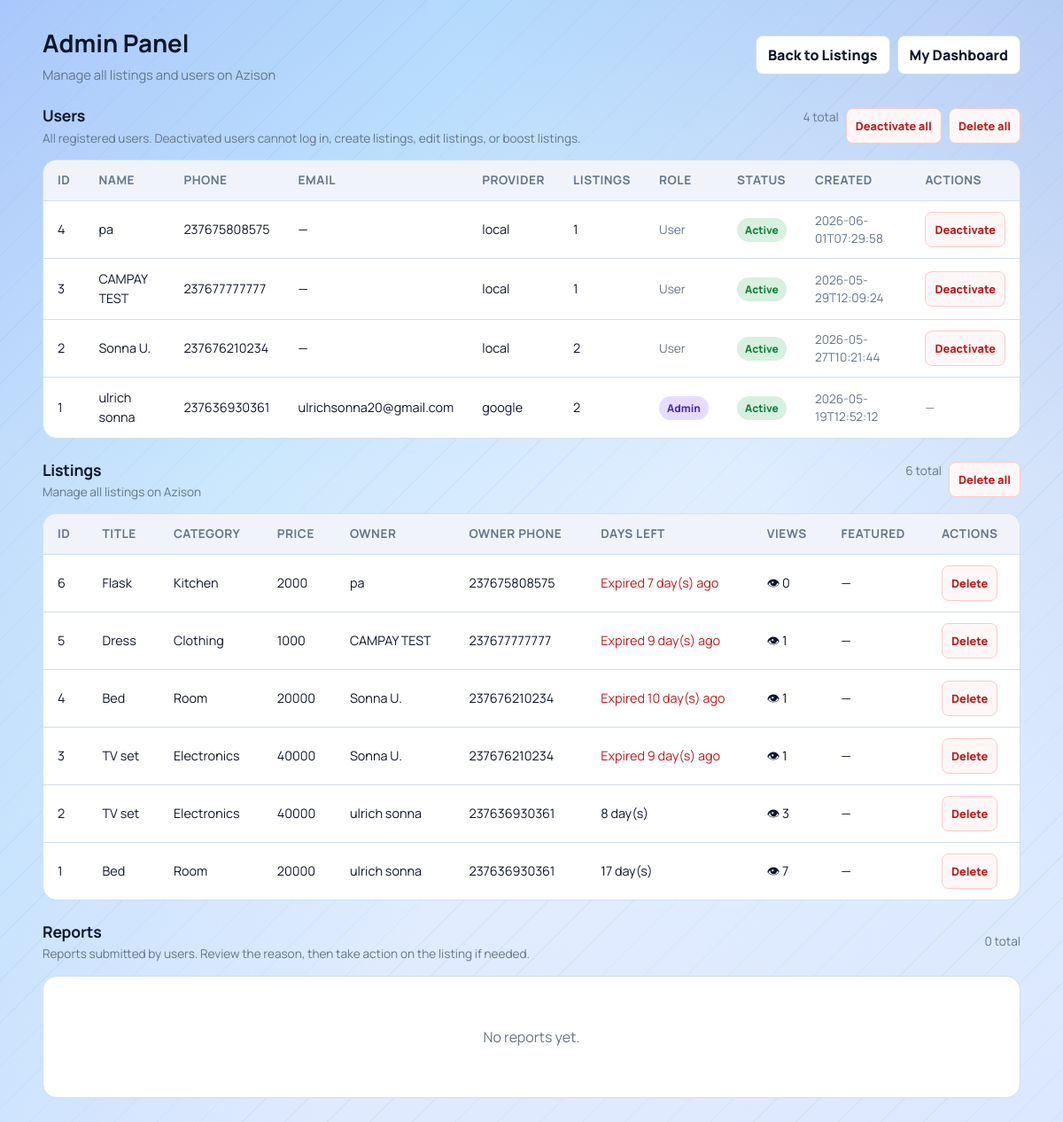
Page /admin (signed in) on the earlier database version.
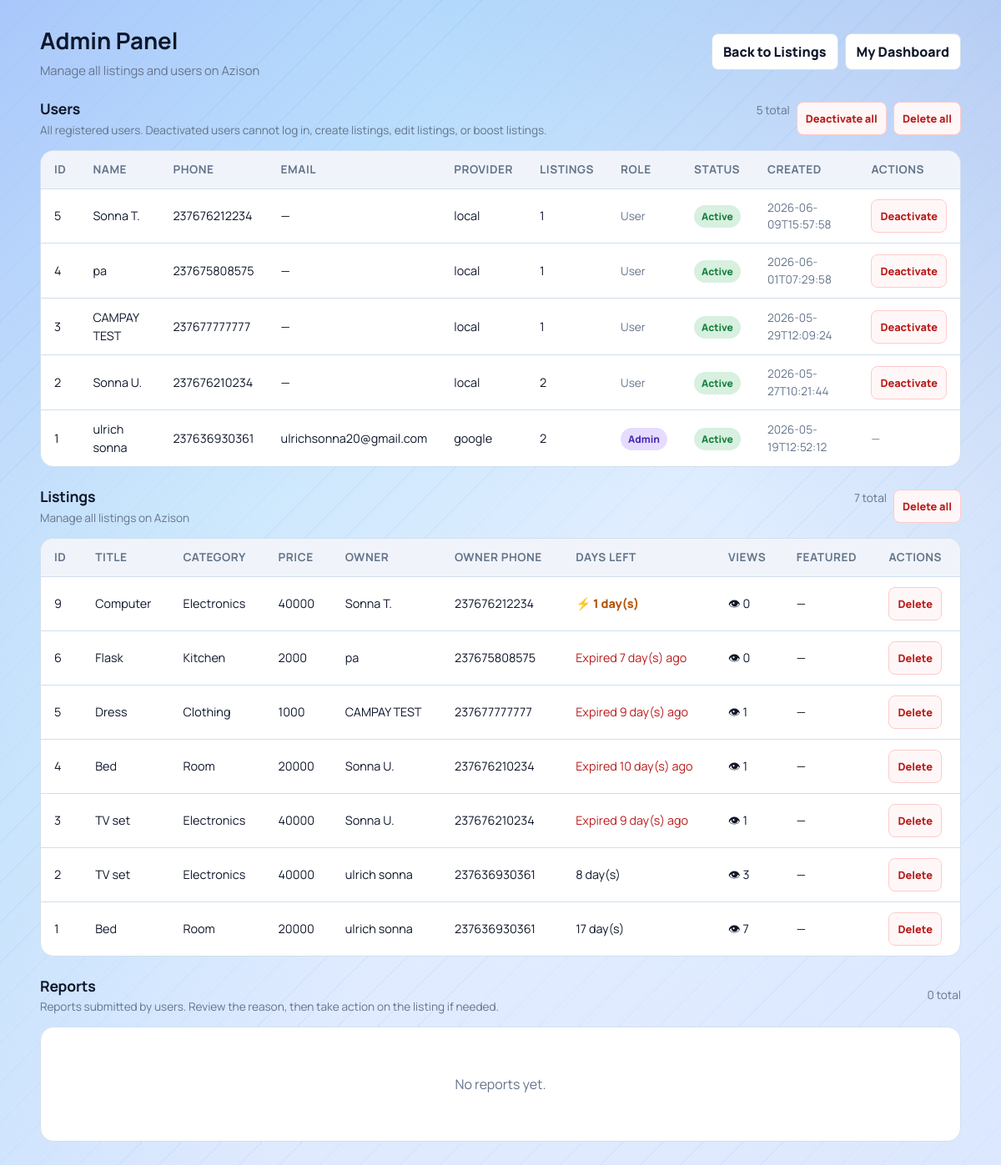
Same page on the later database version.
### tables this page shows
CREATE TABLE users(
            id INTEGER PRIMARY KEY AUTOINCREMENT,
            full_name TEXT NOT NULL,
            phone TEXT NOT NULL UNIQUE,
            password_hash TEXT NOT NULL,
            email TEXT,
            google_sub TEXT,
            auth_provider TEXT NOT NULL DEFAULT 'local',
            created_at TEXT NOT NULL
        , is_admin INTEGER DEFAULT 0, is_active INTEGER DEFAULT 1);

CREATE TABLE listings(
            id INTEGER PRIMARY KEY AUTOINCREMENT,
            title TEXT,
            price TEXT,
            category TEXT,
            phone TEXT,
            owner_phone TEXT,
            leave_date TEXT,
            description TEXT,
            image TEXT,
            is_featured INTEGER DEFAULT 0
        , view_count INTEGER DEFAULT 0);

### app.py (the view, shortened to what this page needs)
@app.route("/admin")
@admin_required
def admin_panel():
    conn = get_db()
    cursor = conn.cursor()
    cursor.execute(
        """
        SELECT l.*, u.full_name as owner_name
        FROM listings l
        LEFT JOIN users u ON u.phone = l.owner_phone
        ORDER BY l.id DESC
        """
    )
    rows = cursor.fetchall()
    cursor.execute(
        """
        SELECT u.id, u.full_name, u.phone, u.email, u.auth_provider, u.is_admin, u.is_active, u.created_at,
               (SELECT COUNT(*) FROM listings l WHERE l.owner_phone = u.phone) AS listing_count
        FROM users u
        ORDER BY u.is_active ASC, u.id DESC
        """
    )
    user_rows = cursor.fetchall()
    cursor.execute(
        """
        SELECT r.id, r.listing_id, r.reporter_user_id, r.reason, r.comment, r.created_at,
               l.title AS listing_title, l.category AS listing_category,
               u.full_name AS reporter_name, u.phone AS reporter_phone, u.email AS reporter_email
        FROM reports r
        LEFT JOIN listings l ON l.id = r.listing_id
        LEFT JOIN users u ON u.id = r.reporter_user_id
        ORDER BY r.id DESC
        """
    )
    report_rows = cursor.fetchall()
    conn.close()
    today = datetime.today().date()
    listings = []
    for row in rows:
        leave_date = datetime.strptime(row["leave_date"], "%Y-%m-%d").date()
        days_left = (leave_date - today).days
        is_expired = days_left < 0
        is_soon = 0 <= days_left <= 3
        listings.append(
            {
                "id": row["id"],
                "title": row["title"],
                "price": row["price"],
                "category": row["category"],
                "phone": row["phone"],
                "owner_phone": row["owner_phone"] or "",
                "owner_name": row["owner_name"] or "Unknown",
                "leave_date": row["leave_date"],
                "description": row["description"] or "",
                "image": row["image"],
                "is_featured": row["is_featured"],
                "view_count": row["view_count"],
                "days_left": days_left,
                "is_expired": is_expired,
                "is_soon": is_soon,
            }
        )
    users = []
    for user_row in user_rows:
        users.append(
            {
                "id": user_row["id"],
                "full_name": user_row["full_name"] or "",
                "phone": user_row["phone"] or "",
                "email": user_row["email"] or "",
                "auth_provider": user_row["auth_provider"] or "local",
                "is_admin": bool(user_row["is_admin"] == 1),
                "is_active": bool(user_row["is_active"] == 1),
                "created_at": user_row["created_at"] or "",
                "listing_count": user_row["listing_count"] or 0,
            }
        )
    reports = []
    return render_template("admin.html", listings=listings, users=users, reports=reports)

### templates/admin.html (shortened to what this page needs)
<!DOCTYPE html>
<html lang="en">
<head>
    <link rel="stylesheet" href="{{ url_for('static', filename='css/marketplace.css') }}">
</head>
<body>
    <main class="page">
        <section class="topbar">
            <div class="title-wrap">
                <h1>Admin Panel</h1>
                <p>Manage all listings and users on Azison</p>
            </div>
            <div class="actions">
                <a class="btn" href="{{ url_for('home') }}">Back to Listings</a>
                <a class="btn" href="{{ url_for('dashboard') }}">My Dashboard</a>
            </div>
        </section>
        <section class="section-heading">
            <div>
                <h2>Users</h2>
                <p>All registered users. Deactivated users cannot log in, create listings, edit listings, or boost listings.</p>
            </div>
            <div class="actions" style="gap: 8px;">
                <span class="muted-text">{% if users %}{{ users|length }} total{% else %}0 total{% endif %}</span>
                {% if users %}
                    <form method="POST" action="{{ url_for('admin_deactivate_all_users') }}" onsubmit="return confirm('Deactivate ALL non-admin users? You can re-activate them later from this page.');" style="display:inline; margin: 0;">
                        <button class="danger-btn" type="submit">Deactivate all</button>
                    </form>
                    <button type="button" class="danger-btn" onclick="confirmDeleteAllUsers();">Delete all</button>
                {% endif %}
            </div>
        </section>
        <section class="table-container">
            {% if users %}
                <table>
                    <thead>
                        <tr>
                            <th>ID</th>
                            <th>Name</th>
                            <th>Phone</th>
                            <th>Email</th>
                            <th>Provider</th>
                            <th>Listings</th>
                            <th>Role</th>
                            <th>Status</th>
                            <th>Created</th>
                            <th>Actions</th>
                        </tr>
                    </thead>
                    <tbody>
                        {% for u in users %}
                        <tr>
                            <td>{{ u['id'] }}</td>
                            <td>{{ u['full_name'] }}</td>
                            <td>{{ u['phone'] }}</td>
                            <td>{{ u['email'] or '—' }}</td>
                            <td>{{ u['auth_provider'] }}</td>
                            <td>{{ u['listing_count'] }}</td>
                            <td>
                                {% if u['is_admin'] %}
                                    <span class="badge admin">Admin</span>
                                {% else %}
                                    <span class="muted-text">User</span>
                                {% endif %}
                            </td>
                            <td>
                                {% if u['is_active'] %}
                                    <span class="badge active">Active</span>
                                {% else %}
                                    <span class="badge deactivated">Deactivated</span>
                                {% endif %}
                            </td>
                            <td class="muted-text">{{ u['created_at'] }}</td>
                            <td>
                                {% if current_user and current_user.get('id') == u['id'] %}
                                    <span class="muted-text">—</span>
                                {% else %}
                                    {% if u['is_active'] %}
                                        <form method="POST" action="{{ url_for('admin_toggle_user_active', user_id=u['id']) }}" onsubmit="return confirm('Deactivate this user?');">
                                            <button class="danger-btn" type="submit">Deactivate</button>
                                        </form>
                                    {% else %}
                                        <form method="POST" action="{{ url_for('admin_toggle_user_active', user_id=u['id']) }}" onsubmit="return confirm('Activate this user?');">
                                            <button class="success-btn" type="submit">Activate</button>
                                        </form>
                                    {% endif %}
                                {% endif %}
                            </td>
                        </tr>
                        {% endfor %}
                    </tbody>
                </table>
            {% else %}
                <div class="empty">
                    <p>No users found.</p>
                </div>
            {% endif %}
        </section>
        <section class="section-heading">
            <div>
                <h2>Listings</h2>
                <p>Manage all listings on Azison</p>
            </div>
            <div class="actions" style="gap: 8px;">
                <span class="muted-text">{% if listings %}{{ listings|length }} total{% else %}0 total{% endif %}</span>
                {% if listings %}
                    <button type="button" class="danger-btn" onclick="confirmDeleteAllListings();">Delete all</button>
                {% endif %}
            </div>
        </section>
        <section class="table-container">
            {% if listings %}
                <table>
                    <thead>
                        <tr>
                            <th>ID</th>
                            <th>Title</th>
                            <th>Category</th>
                            <th>Price</th>
                            <th>Owner</th>
                            <th>Owner Phone</th>
                            <th>Days Left</th>
                            <th>Views</th>
                            <th>Featured</th>
                            <th>Actions</th>
                        </tr>
                    </thead>
                    <tbody>
                        {% for item in listings %}
                        <tr>
                            <td>{{ item['id'] }}</td>
                            <td>{{ item['title'] }}</td>
                            <td>{{ item['category'] }}</td>
                            <td>{{ item['price'] }}</td>
                            <td>{{ item['owner_name'] }}</td>
                            <td>{{ item['owner_phone'] }}</td>
                            <td>
                                {% if item['is_expired'] %}
                                    <span style="color: var(--danger);">Expired {{ item['days_left'] * -1 }} day(s) ago</span>
                                {% elif item['is_soon'] %}
                                    <span class="deadline soon">⚡ {{ item['days_left'] }} day(s)</span>
                                {% else %}
                                    {{ item['days_left'] }} day(s)
                                {% endif %}
                            </td>
                            <td>👁 {{ item['view_count'] or 0 }}</td>
                            <td>
                                {% if item['is_featured'] == 1 %}
                                    <span class="badge featured">🔥 Featured</span>
                                {% else %}
                                    —
                                {% endif %}
                            </td>
                            <td>
                                <form method="POST" action="{{ url_for('admin_delete_listing', id=item['id']) }}" onsubmit="return confirm('Are you sure you want to delete this listing?');">
                                    <button class="danger-btn" type="submit">Delete</button>
                                </form>
                            </td>
                        </tr>
                        {% endfor %}
                    </tbody>
                </table>
            {% else %}
                <div class="empty">
                    <p>No listings found.</p>
                </div>
            {% endif %}
        </section>
        <section class="section-heading">
            <div>
                <h2>Reports</h2>
                <p>Reports submitted by users. Review the reason, then take action on the listing if needed.</p>
            </div>
            <div class="actions" style="gap: 8px;">
                <span class="muted-text">{% if reports %}{{ reports|length }} total{% else %}0 total{% endif %}</span>
            </div>
        </section>
        <section class="table-container">
            {% if reports %}
                <table>
                    <thead>
                        <tr>
                            <th>ID</th>
                            <th>Listing</th>
                            <th>Category</th>
                            <th>Reason</th>
                            <th>Comment</th>
                            <th>Reporter</th>
                            <th>Reporter Phone</th>
                            <th>Reporter Email</th>
                            <th>Submitted</th>
                            <th>Actions</th>
                        </tr>
                    </thead>
                    <tbody>
                        {% for r in reports %}
                        <tr>
                            <td>{{ r['id'] }}</td>
                            <td>
                                {% if r['listing_exists'] %}
                                    <a href="{{ url_for('listing_detail', id=r['listing_id']) }}" target="_blank" rel="noopener">{{ r['listing_title'] or ('Listing #' + r['listing_id']|string) }}</a>
                                {% else %}
                                    <span class="muted-text">Listing #{{ r['listing_id'] }} (deleted)</span>
                                {% endif %}
                            </td>
                            <td>{{ r['listing_category'] or '—' }}</td>
                            <td><span class="badge expired">{{ r['reason'] }}</span></td>
                            <td>
                                {% if r['comment'] %}
                                    <span title="{{ r['comment'] }}">{{ r['comment'][:80] }}{% if r['comment']|length > 80 %}…{% endif %}</span>
                                {% else %}
                                    <span class="muted-text">—</span>
                                {% endif %}
                            </td>
                            <td>{{ r['reporter_name'] }}</td>
                            <td>{{ r['reporter_phone'] or '—' }}</td>
                            <td>{{ r['reporter_email'] or '—' }}</td>
                            <td class="muted-text">{{ r['created_at'] }}</td>
                            <td>
                                <div style="display:flex; flex-direction:column; gap: 6px; align-items: flex-start;">
                                    <form method="POST" action="{{ url_for('admin_dismiss_report', report_id=r['id']) }}" onsubmit="return confirm('Dismiss this report? The listing will be kept.');" style="margin:0;">
                                        <button class="success-btn" type="submit">Dismiss</button>
                                    </form>
                                    {% if r['listing_exists'] %}
                                        <form method="POST" action="{{ url_for('admin_delete_listing', id=r['listing_id']) }}" onsubmit="return confirm('Delete this listing? This will also remove the report.');" style="margin:0;">
                                            <button class="danger-btn" type="submit">Delete listing</button>
                                        </form>
                                    {% else %}
                                        <span class="muted-text">No listing</span>
                                    {% endif %}
                                </div>
                            </td>
                        </tr>
                        {% endfor %}
                    </tbody>
                </table>
            {% else %}
                <div class="empty">
                    <p>No reports yet.</p>
                </div>
            {% endif %}
        </section>
    </main>
</body>
</html>

Differences in the rows shown:
added users: id "5", full_name "Sonna T.", phone "237676212234", u "—", auth_provider "local", listing_count "1", is_admin "User", shows "Active", created_at "2026-06-09T15:57:58"
added listings: id "9", title "Computer", category "Electronics", price "40000", owner_name "Sonna T.", owner_phone "237676212234", days_left "1", view_count "0"
Other differences:
{{ users|length }}: "4" → "5"
{{ listings|length }}: "6" → "7"
